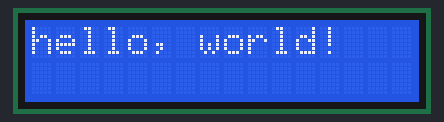
Simulated run of this sketch. Board: Arduino Uno, built with avr-gcc and run on an emulated ATmega328P. On the bench: 16×2 character LCD.

Above: at 0.1 s.
At 0.6 s:
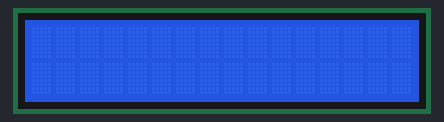

Measured:
- what the display in image 1 shows lasts 0.5 s, from 0.6 s to 1.1 s

The sketch:

LcdExample.ino
```cpp
// Example for using 16x2 LCD with arduino.

// Library for lcd display.
#include <LiquidCrystal.h>

// Pin numbers for the display.
const int rs = 13, en = 12, d4 = 11, d5 = 10, d6 = 9, d7 = 8;

// Initialize the display.
LiquidCrystal lcd(rs, en, d4, d5, d6, d7);
void setup() {
  // Set up the LCD's columns and rows.
  lcd.begin(16, 2);
}

void loop() {
  // This blinks "hello, world!" on the display.
  lcd.print("hello, world!");
  delay(500);
  lcd.clear();
  delay(500);
}
```
